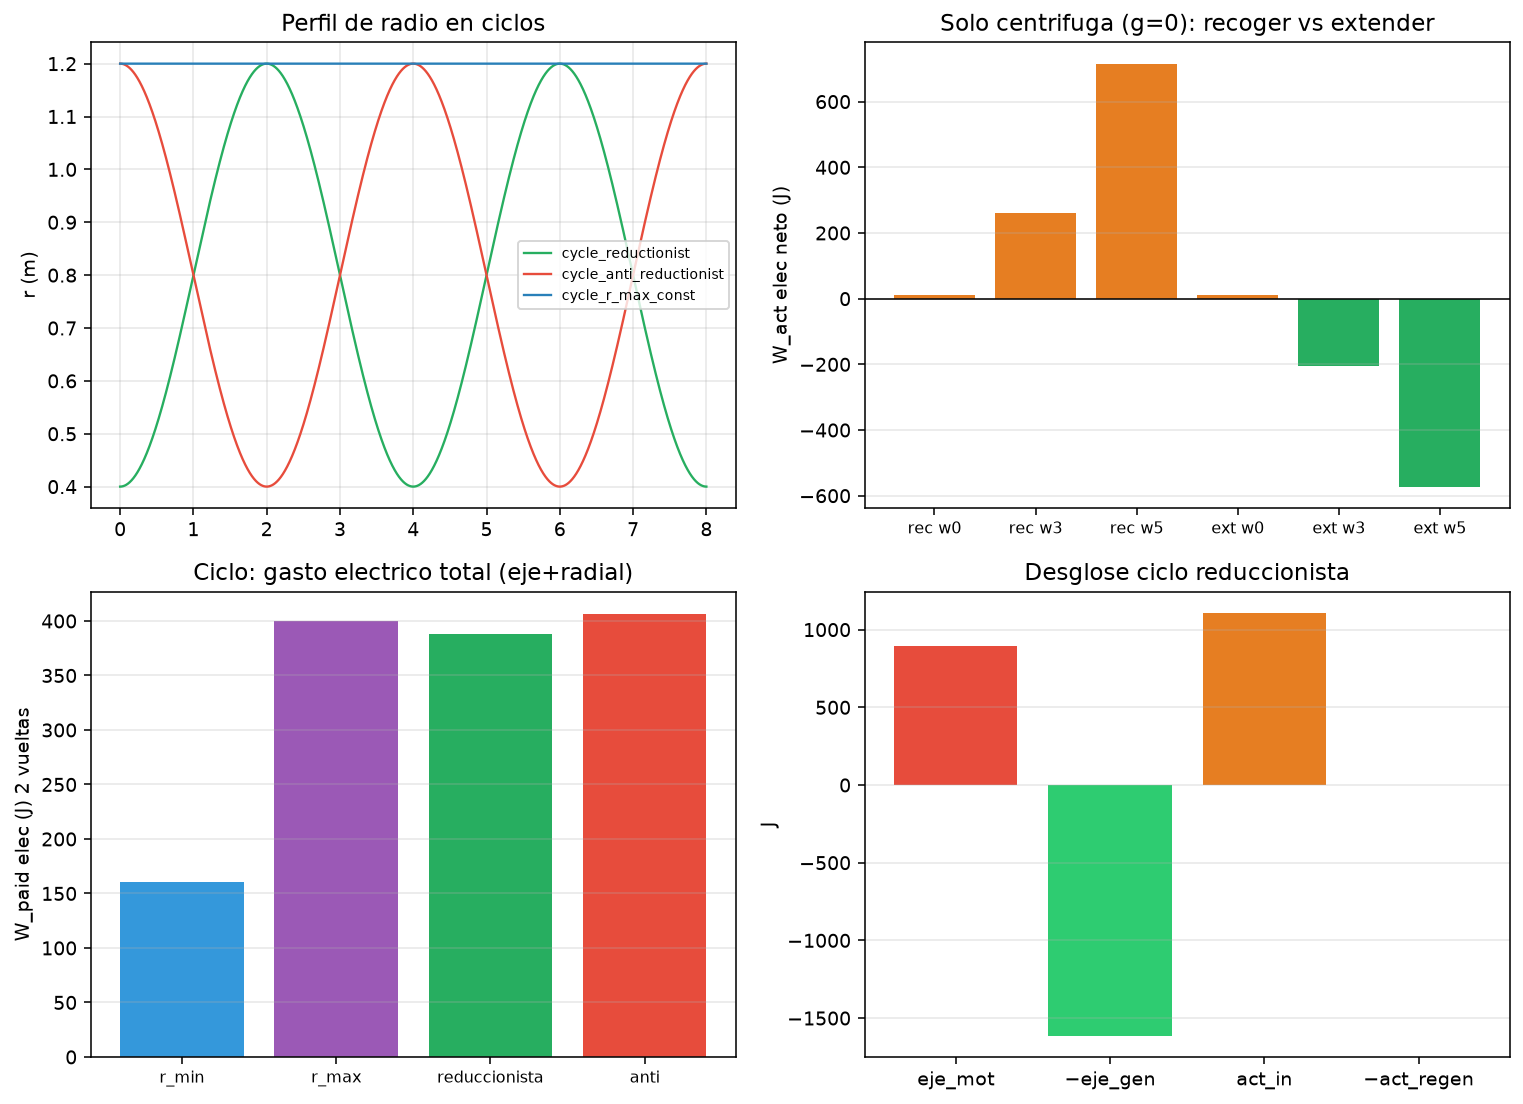

Python code for this plot:
"""
Recorrido reduccionista del Kilometro (radio variable r)
=======================================================
Pregunta de VMA:
  - Subir con r pequeño / bajar con r grande: ¿asimetriza el peaje gravitatorio?
  - Extender o recoger la masa con el Km PARADO: ¿cuesta menos que en giro?
  - ¿Hay ciclo de "gasto eficiente" o magia?

Fisica (plano vertical, angulo phi, radio r):
  posicion:  x = r cos(phi),  y = r sin(phi)   (y vertical hacia arriba)
  PE = m g y = m g r sin(phi)
  T  = 1/2 m (rdot^2 + r^2 omega^2)

  Fuerzas generalizadas (Lagrangiano):
    tau_g  = - dV/dphi = - m g r cos(phi)     (par sobre el eje)
    F_r_grav = - dV/dr = - m g sin(phi)       (componente radial de gravedad)
    F_r_cent = m r omega^2                    (centrifuga, en la ecuacion de r)

  Ecuacion radial (si actuador impone r(t) o aplica F_act):
    m rddot = F_act + m r omega^2 - m g sin(phi) - c_r rdot
    => F_act = m rddot - m r omega^2 + m g sin(phi) + c_r rdot

  Trabajo actuador radial:
    W_act = integral F_act * rdot dt

  Trabajo motor/gen en el eje (si imponemos omega o controlamos tau):
    W_eje = integral tau_eje * omega dt

No se afirma sobreunidad: se compara peajes en estrategias distintas.
"""

from __future__ import annotations

import json
from dataclasses import asdict, dataclass
from pathlib import Path

import matplotlib

matplotlib.use("Agg")
import matplotlib.pyplot as plt
import numpy as np

OUT = Path(__file__).resolve().parent
G = 9.81


@dataclass
class P:
    m: float = 40.0
    r_min: float = 0.4
    r_max: float = 1.2
    c_r: float = 5.0  # amortiguamiento radial N·s/m
    beta: float = 2.0  # friccion eje N·m·s/rad
    eta_act: float = 0.90  # eficiencia actuador radial (elec->mec si W>0)
    eta_mot: float = 0.90
    eta_gen: float = 0.92
    dt: float = 0.0005


def pe(m, r, phi):
    return m * G * r * np.sin(phi)


def ke(m, r, rdot, omega):
    return 0.5 * m * (rdot**2 + (r * omega) ** 2)


def F_act_required(m, r, rdot, rddot, omega, phi, c_r, g_scale=1.0):
    """Fuerza que debe aplicar el actuador radial para seguir la cinematica.
    g_scale=0 => solo centrifuga/friccion (eje vertical / sin acoplar PE a r).
    """
    return (
        m * rddot
        - m * r * omega**2
        + m * (G * g_scale) * np.sin(phi)
        + c_r * rdot
    )


def integrate_imposed_path(
    name: str,
    phi_of_t,
    r_of_t,
    t_end: float,
    p: P,
    omega0: float | None = None,
    free_spin: bool = False,
    tau_extra_fn=None,
    g_scale: float = 1.0,
    omega_forced: float | None = None,
):
    """
    Integra un ciclo con r(t) y phi(t) impuestos (cinematica forzada),
    o free_spin=True con solo r(t) impuesto y dinamica en phi.

    Si free_spin: phi se integra con tau_g + tau_fric + tau_extra; r(t) impuesto.
    Si no: phi(t) y r(t) impuestos (util para comparar trabajos a omega fijo / parado).
    """
    dt = p.dt
    n = int(t_end / dt) + 1
    t = np.linspace(0.0, t_end, n)

    phi = np.zeros(n)
    omega = np.zeros(n)
    r = np.zeros(n)
    rdot = np.zeros(n)

    W_act_mec = 0.0  # trabajo mecanico actuador (puede ser + o -)
    W_act_elec_in = 0.0  # solo cuando actuador aporta energia
    W_act_regen = 0.0  # cuando actuador absorbe (regen radial)
    W_eje_mot = 0.0
    W_eje_gen = 0.0
    W_fric = 0.0
    W_grav_phi = 0.0  # integral tau_g * omega
    W_grav_r = 0.0  # integral F_r_grav * rdot

    # init
    r[0] = r_of_t(0.0)
    if free_spin:
        phi[0] = phi_of_t(0.0) if callable(phi_of_t) else float(phi_of_t)
        omega[0] = float(omega0 if omega0 is not None else 2.0)
    else:
        # cinematica forzada: derivar phi de la funcion
        phi[0] = phi_of_t(0.0)
        # omega numerico al inicio
        phi1 = phi_of_t(dt)
        omega[0] = (phi1 - phi[0]) / dt

    Gg = G * g_scale
    PE0 = p.m * Gg * r[0] * np.sin(phi[0])
    KE0 = ke(p.m, r[0], 0.0, omega[0])

    for i in range(n - 1):
        ti = t[i]
        # r cinematica
        r0 = r_of_t(ti)
        r1 = r_of_t(ti + dt)
        r2 = r_of_t(min(ti + 2 * dt, t_end))
        rd = (r1 - r0) / dt
        rdd = (r2 - 2 * r1 + r0) / (dt**2) if ti + 2 * dt <= t_end + 1e-15 else 0.0
        r[i] = r0
        rdot[i] = rd

        if free_spin:
            ph = phi[i]
            om = omega[i]
            tau_g = -p.m * Gg * r0 * np.cos(ph)
            tau_fric = -p.beta * om
            tau_x = tau_extra_fn(ti, ph, om, r0) if tau_extra_fn else 0.0
            I = max(p.m * r0**2, 1e-6)
            alpha = (tau_g + tau_fric + tau_x - 2.0 * p.m * r0 * rd * om) / I
            W_grav_phi += tau_g * om * dt
            W_fric += abs(tau_fric * om * dt)
            if tau_x > 0:
                W_eje_mot += (tau_x * max(om, 0.0) / p.eta_mot) * dt
            elif tau_x < 0:
                W_eje_gen += ((-tau_x) * max(om, 0.0) * p.eta_gen) * dt
            omega[i + 1] = om + alpha * dt
            phi[i + 1] = ph + om * dt
        elif omega_forced is not None:
            # Giro a omega constante con phi = omega*t (plano vertical o g_scale=0)
            om = float(omega_forced)
            ph = phi_of_t(ti) if callable(phi_of_t) else float(phi_of_t) + om * ti
            # si phi_of_t es solo offset:
            if not callable(phi_of_t):
                ph = float(phi_of_t) + om * ti
            else:
                # preferir cinematica forzada pura
                ph = phi_of_t(ti)
                om = (phi_of_t(ti + dt) - ph) / dt
            phi[i] = ph
            omega[i] = om
            tau_g = -p.m * Gg * r0 * np.cos(ph)
            W_grav_phi += tau_g * om * dt
            I = max(p.m * r0**2, 1e-6)
            # alpha~0 si omega forzado constante
            alpha = 0.0
            if callable(phi_of_t):
                om2 = (phi_of_t(min(ti + 2 * dt, t_end)) - phi_of_t(ti + dt)) / dt
                alpha = (om2 - om) / dt
            tau_eje = I * alpha + 2.0 * p.m * r0 * rd * om - tau_g + p.beta * om
            W_fric += abs(p.beta * om * om * dt)
            if tau_eje * om > 0:
                W_eje_mot += (tau_eje * om / p.eta_mot) * dt
            elif tau_eje * om < 0:
                W_eje_gen += ((-tau_eje * om) * p.eta_gen) * dt
            phi[i + 1] = ph + om * dt
            omega[i + 1] = om
        else:
            ph = phi_of_t(ti)
            ph_n = phi_of_t(ti + dt)
            om = (ph_n - ph) / dt
            phi[i] = ph
            omega[i] = om
            tau_g = -p.m * Gg * r0 * np.cos(ph)
            W_grav_phi += tau_g * om * dt
            I = max(p.m * r0**2, 1e-6)
            om_n = (
                (phi_of_t(min(ti + 2 * dt, t_end)) - ph_n) / dt
                if ti + 2 * dt <= t_end
                else om
            )
            alpha = (om_n - om) / dt
            tau_eje = I * alpha + 2.0 * p.m * r0 * rd * om - tau_g + p.beta * om
            W_fric += abs(p.beta * om * om * dt)
            if tau_eje * om > 0:
                W_eje_mot += (tau_eje * om / p.eta_mot) * dt
            elif tau_eje * om < 0:
                W_eje_gen += ((-tau_eje * om) * p.eta_gen) * dt
            phi[i + 1] = ph_n
            omega[i + 1] = om_n if ti + 2 * dt <= t_end else om

        # actuador radial
        Fa = F_act_required(p.m, r0, rd, rdd, omega[i], phi[i], p.c_r, g_scale=g_scale)
        dW = Fa * rd * dt
        W_act_mec += dW
        if dW > 0:
            W_act_elec_in += dW / p.eta_act
        else:
            W_act_regen += (-dW) * p.eta_act

        F_r_g = -p.m * Gg * np.sin(phi[i])
        W_grav_r += F_r_g * rd * dt

    # ultimo punto
    r[-1] = r_of_t(t_end)
    rdot[-1] = rdot[-2]
    if not free_spin:
        phi[-1] = phi_of_t(t_end)

    r[-1] = r_of_t(t_end)
    PE1 = p.m * Gg * r[-1] * np.sin(phi[-1])
    KE1 = ke(p.m, r[-1], rdot[-1], omega[-1])
    dPE = PE1 - PE0
    dKE = KE1 - KE0
    # Campo gravitatorio conservativo: W_grav_phi + W_grav_r + dPE ≈ 0
    grav_closure = W_grav_phi + W_grav_r + dPE

    return {
        "name": name,
        "t": t,
        "phi": phi,
        "omega": omega,
        "r": r,
        "rdot": rdot,
        "W_act_mec": W_act_mec,
        "W_act_elec_in": W_act_elec_in,
        "W_act_regen": W_act_regen,
        "W_act_elec_net": W_act_elec_in - W_act_regen,
        "W_eje_mot": W_eje_mot,
        "W_eje_gen": W_eje_gen,
        "W_eje_net": W_eje_gen - W_eje_mot,
        "W_fric": W_fric,
        "W_grav_phi": W_grav_phi,
        "W_grav_r": W_grav_r,
        "dPE": dPE,
        "dKE": dKE,
        "grav_closure": grav_closure,
        "PE0": PE0,
        "PE1": PE1,
        "KE0": KE0,
        "KE1": KE1,
        "omega_mean": float(np.mean(np.abs(omega))),
        "r_mean": float(np.mean(r)),
        "g_scale": g_scale,
    }


# ---------------------------------------------------------------------------
# Estrategias de r(t)
# ---------------------------------------------------------------------------
def make_r_constant(rval):
    return lambda t: float(rval)


def make_r_step_retract(t0, t1, r_max, r_min):
    """Recoge de r_max a r_min entre t0 y t1 (suave coseno)."""

    def r(t):
        if t < t0:
            return r_max
        if t > t1:
            return r_min
        s = (t - t0) / max(t1 - t0, 1e-9)
        # half-cosine
        return r_max + (r_min - r_max) * 0.5 * (1 - np.cos(np.pi * s))

    return r


def make_r_step_extend(t0, t1, r_min, r_max):
    def r(t):
        if t < t0:
            return r_min
        if t > t1:
            return r_max
        s = (t - t0) / max(t1 - t0, 1e-9)
        return r_min + (r_max - r_min) * 0.5 * (1 - np.cos(np.pi * s))

    return r


def make_r_reductionist_cycle(T, r_min, r_max, n_turns=1.0):
    """
    Por cada vuelta: en zona desfavorable (cos phi > 0) r cerca de r_min;
    en favorable (cos phi < 0) r cerca de r_max.
    phi = 2pi * n_turns * t / T
    """

    def phi(t):
        return 2.0 * np.pi * n_turns * t / T

    def r(t):
        ph = phi(t)
        # blend suave: r = r_mid - amp * cos(phi)
        # cos>0 desfavorable -> r bajo; cos<0 favorable -> r alto
        # r = r_mid - amp * cos(phi)  => cos=1 -> r_min, cos=-1 -> r_max
        r_mid = 0.5 * (r_min + r_max)
        amp = 0.5 * (r_max - r_min)
        return r_mid - amp * np.cos(ph)

    return phi, r


def make_r_constant_cycle(T, rval, n_turns=1.0):
    def phi(t):
        return 2.0 * np.pi * n_turns * t / T

    def r(t):
        return float(rval)

    return phi, r


def run_all(p: P | None = None):
    p = p or P()
    results = {}

    # --- A) Rearme radial EN PARADO (omega=0), varias orientaciones ---
    # recoger r_max -> r_min en 1 s, phi fijo
    for label, phi_fixed in [
        ("stop_retract_horizontal", 0.0),  # sin(phi)=0 si usamos y=r sin phi; phi=0 => PE=0
        ("stop_retract_top", np.pi / 2),  # masa arriba: recoger baja PE (gravedad ayuda?)
        # y = r sin(phi): phi=pi/2 top, reducir r => PE baja => gravedad ayuda a recoger
        ("stop_retract_bottom", -np.pi / 2),  # abajo: recoger sube PE
        ("stop_extend_horizontal", 0.0),
        ("stop_extend_bottom", -np.pi / 2),  # extender abajo: gravedad ayuda a extender
        ("stop_extend_top", np.pi / 2),  # extender arriba: pelea gravedad
    ]:
        if "retract" in label:
            rfun = make_r_step_retract(0.1, 1.1, p.r_max, p.r_min)
        else:
            rfun = make_r_step_extend(0.1, 1.1, p.r_min, p.r_max)
        phifun = lambda t, ph=phi_fixed: ph
        # omega = 0 forzado: phi constante
        res = integrate_imposed_path(label, phifun, rfun, t_end=1.3, p=p)
        results[label] = res

    # --- B1) Solo CENTRIFUGA (eje vertical, g_scale=0): recoger/extender a omega fijo ---
    # Teoria: W_cent_mec = -1/2 m omega^2 (r_f^2 - r_i^2)
    # recoger r_max->r_min: W_cent = +1/2 m w^2 (r_max^2 - r_min^2)  (pagas)
    omega_spin = 3.0
    for label, kind, om in [
        ("cent_retract_w0", "retract", 0.0),
        ("cent_retract_w3", "retract", 3.0),
        ("cent_retract_w5", "retract", 5.0),
        ("cent_extend_w0", "extend", 0.0),
        ("cent_extend_w3", "extend", 3.0),
        ("cent_extend_w5", "extend", 5.0),
    ]:
        if kind == "retract":
            rfun = make_r_step_retract(0.1, 1.1, p.r_max, p.r_min)
        else:
            rfun = make_r_step_extend(0.1, 1.1, p.r_min, p.r_max)
        # phi irrelevante si g_scale=0; imponemos omega con phi = om*t
        phifun = lambda t, o=om: o * t
        res = integrate_imposed_path(
            label, phifun, rfun, t_end=1.3, p=p, g_scale=0.0, omega_forced=om
        )
        # prediccion teorica mecanica centrifuga pura (sin friccion radial)
        if kind == "retract":
            W_cent_th = 0.5 * p.m * om**2 * (p.r_max**2 - p.r_min**2)
        else:
            W_cent_th = 0.5 * p.m * om**2 * (p.r_min**2 - p.r_max**2)
        res["W_cent_theory_mec"] = W_cent_th
        results[label] = res

    # --- B2) Vertical + gravedad, phi FIJO (eje bloqueado en angulo), omega=0 ---
    # (ya cubierto en A; se mantiene)

    # --- B3) Giro vertical con gravedad (phi avanza): solo referencia mixta ---
    for label, ph0, kind in [
        ("spin_retract_from_horiz", 0.0, "retract"),
        ("spin_extend_from_horiz", 0.0, "extend"),
    ]:
        if kind == "retract":
            rfun = make_r_step_retract(0.1, 1.1, p.r_max, p.r_min)
        else:
            rfun = make_r_step_extend(0.1, 1.1, p.r_min, p.r_max)
        phifun = lambda t, o=omega_spin, p0=ph0: p0 + o * t
        results[label] = integrate_imposed_path(label, phifun, rfun, t_end=1.3, p=p)

    # --- C) Ciclo completo: radio constante vs reduccionista (N vueltas) ---
    T = 8.0  # s para 2 vueltas => omega medio ~ 1.57 rad/s
    n_turns = 2.0
    phi_c, r_c = make_r_constant_cycle(T, p.r_max, n_turns)
    phi_red, r_red = make_r_reductionist_cycle(T, p.r_min, p.r_max, n_turns)
    # anti-reduccionista (al reves: grande al subir) para comparar
    def r_anti(t, rmin=p.r_min, rmax=p.r_max, T=T, n=n_turns):
        ph = 2.0 * np.pi * n * t / T
        r_mid = 0.5 * (rmin + rmax)
        amp = 0.5 * (rmax - rmin)
        return r_mid + amp * np.cos(ph)  # invertido

    results["cycle_r_max_const"] = integrate_imposed_path(
        "cycle_r_max_const", phi_c, r_c, t_end=T, p=p
    )
    results["cycle_reductionist"] = integrate_imposed_path(
        "cycle_reductionist", phi_red, r_red, t_end=T, p=p
    )
    results["cycle_anti_reductionist"] = integrate_imposed_path(
        "cycle_anti_reductionist", phi_c, r_anti, t_end=T, p=p
    )
    # ciclo r_min constante
    phi_min, r_minf = make_r_constant_cycle(T, p.r_min, n_turns)
    results["cycle_r_min_const"] = integrate_imposed_path(
        "cycle_r_min_const", phi_min, r_minf, t_end=T, p=p
    )

    # --- D) Gasto eficiente: recoger EN PARADO horizontal, girar, extender abajo en lento ---
    # Secuencia por tramos (concatenamos contabilidades)
    # 1) parado horizontal: extend r_min->r_max? mejor: empieza recogido, gira, extiende en favorable
    # Script de gasto eficiente:
    #   t0-1s: parado phi=0, r = r_min (ya listo)
    #   1-2s:  parado phi=0, nothing
    #   2-2.8s: spin up forced... simplified as forced path pieces summed

    # Tramo 1: recoger en parado (si empezamos extendidos) — ya en A
    # Tramo 2: girar a r_min (barato en par desfavorable)
    # Tramo 3: extender en favorable a baja omega
    # Lo reportamos como suma de piezas ya calculadas + un tramo extend lento parado abajo

    return results, p


def summarize(results: dict, p: P):
    rows = []
    for k, res in results.items():
        rows.append(
            {
                "name": k,
                "W_act_elec_net": res["W_act_elec_net"],
                "W_act_elec_in": res["W_act_elec_in"],
                "W_act_regen": res["W_act_regen"],
                "W_eje_net": res["W_eje_net"],
                "W_eje_mot": res["W_eje_mot"],
                "W_eje_gen": res["W_eje_gen"],
                "W_total_elec": res["W_act_elec_net"] - res["W_eje_net"],
                # total pago red approx: act_in - act_regen + eje_mot - eje_gen
                "W_paid_elec": res["W_act_elec_in"]
                - res["W_act_regen"]
                + res["W_eje_mot"]
                - res["W_eje_gen"],
                "dPE": res["dPE"],
                "dKE": res["dKE"],
                "W_grav_phi": res["W_grav_phi"],
                "W_grav_r": res["W_grav_r"],
                "omega_mean": res["omega_mean"],
                "r_mean": res["r_mean"],
            }
        )
    return rows


def plot_key(results, path: Path):
    fig, axes = plt.subplots(2, 2, figsize=(11, 8))

    # 1) r(t) ciclos
    ax = axes[0, 0]
    for key, col in [
        ("cycle_reductionist", "#27ae60"),
        ("cycle_anti_reductionist", "#e74c3c"),
        ("cycle_r_max_const", "#2980b9"),
    ]:
        res = results[key]
        ax.plot(res["t"], res["r"], label=key, color=col, lw=1.2)
    ax.set_ylabel("r (m)")
    ax.set_title("Perfil de radio en ciclos")
    ax.legend(fontsize=7)
    ax.grid(True, alpha=0.3)

    # 2) centrifuga pura: recoger/extender vs omega
    ax = axes[0, 1]
    names = [
        "cent_retract_w0",
        "cent_retract_w3",
        "cent_retract_w5",
        "cent_extend_w0",
        "cent_extend_w3",
        "cent_extend_w5",
    ]
    labels = ["rec w0", "rec w3", "rec w5", "ext w0", "ext w3", "ext w5"]
    vals = [results[n]["W_act_elec_net"] for n in names]
    colors = ["#27ae60" if v < 0 else "#e67e22" for v in vals]
    ax.bar(range(len(vals)), vals, color=colors)
    ax.set_xticks(range(len(vals)))
    ax.set_xticklabels(labels, fontsize=8)
    ax.set_ylabel("W_act elec neto (J)")
    ax.set_title("Solo centrifuga (g=0): recoger vs extender")
    ax.axhline(0, color="k", lw=0.8)
    ax.grid(True, alpha=0.3, axis="y")

    # 3) peaje total ciclos
    ax = axes[1, 0]
    cyc = [
        "cycle_r_min_const",
        "cycle_r_max_const",
        "cycle_reductionist",
        "cycle_anti_reductionist",
    ]
    paid = [
        results[c]["W_act_elec_in"]
        - results[c]["W_act_regen"]
        + results[c]["W_eje_mot"]
        - results[c]["W_eje_gen"]
        for c in cyc
    ]
    ax.bar(range(len(cyc)), paid, color=["#3498db", "#9b59b6", "#27ae60", "#e74c3c"])
    ax.set_xticks(range(len(cyc)))
    ax.set_xticklabels(["r_min", "r_max", "reduccionista", "anti"], fontsize=8)
    ax.set_ylabel("W_paid elec (J) 2 vueltas")
    ax.set_title("Ciclo: gasto electrico total (eje+radial)")
    ax.grid(True, alpha=0.3, axis="y")

    # 4) desglose reductionist
    ax = axes[1, 1]
    res = results["cycle_reductionist"]
    parts = [
        res["W_eje_mot"],
        -res["W_eje_gen"],
        res["W_act_elec_in"],
        -res["W_act_regen"],
    ]
    ax.bar(
        ["eje_mot", "−eje_gen", "act_in", "−act_regen"],
        parts,
        color=["#e74c3c", "#2ecc71", "#e67e22", "#1abc9c"],
    )
    ax.set_title("Desglose ciclo reduccionista")
    ax.set_ylabel("J")
    ax.grid(True, alpha=0.3, axis="y")

    fig.tight_layout()
    fig.savefig(path, dpi=140, bbox_inches="tight")
    plt.close(fig)


def main():
    print("=" * 70)
    print("RECORRIDO REDUCCIONISTA + REARME EN PARADO")
    print("=" * 70)
    results, p = run_all()
    rows = summarize(results, p)

    print(f"\nParametros: m={p.m} kg  r=[{p.r_min},{p.r_max}] m")
    print(
        f"Delta PE max teorico (r_max-r_min)*m*g = "
        f"{(p.r_max - p.r_min) * p.m * G:.1f} J  (si Delta sin(phi)=1)"
    )

    print("\n--- A  PARADO (omega=0): gravedad segun angulo ---")
    print(f"{'caso':<32} {'W_act_net':>10} {'dPE':>10} {'nota'}")
    for key, nota in [
        ("stop_retract_horizontal", "g ⊥ r, ~solo friccion"),
        ("stop_retract_top", "gravedad AYUDA a recoger"),
        ("stop_retract_bottom", "gravedad se OPONE"),
        ("stop_extend_bottom", "gravedad AYUDA a extender"),
        ("stop_extend_top", "gravedad se OPONE"),
        ("stop_extend_horizontal", "g ⊥ r"),
    ]:
        r = results[key]
        print(
            f"{key:<32} {r['W_act_elec_net']:10.2f} {r['dPE']:10.2f}  {nota}"
        )

    print("\n--- B  Solo CENTRIFUGA (g=0): parado vs omega ---")
    print(
        f"{'caso':<22} {'W_act_net':>10} {'W_cent_th':>10} {'omega':>6}"
    )
    for key in [
        "cent_retract_w0",
        "cent_retract_w3",
        "cent_retract_w5",
        "cent_extend_w0",
        "cent_extend_w3",
        "cent_extend_w5",
    ]:
        r = results[key]
        print(
            f"{key:<22} {r['W_act_elec_net']:10.2f} {r.get('W_cent_theory_mec', 0):10.2f} "
            f"{r['omega_mean']:6.2f}"
        )

    print("\n--- C  Ciclos 2 vueltas ---")
    print(
        f"{'ciclo':<26} {'W_paid':>9} {'eje_mot':>9} {'eje_gen':>9} "
        f"{'act_net':>9} {'Wg_phi':>8} {'Wg_r':>8} {'dPE':>7} {'close':>7}"
    )
    for key in [
        "cycle_r_min_const",
        "cycle_r_max_const",
        "cycle_reductionist",
        "cycle_anti_reductionist",
    ]:
        r = results[key]
        paid = r["W_act_elec_in"] - r["W_act_regen"] + r["W_eje_mot"] - r["W_eje_gen"]
        print(
            f"{key:<26} {paid:9.1f} {r['W_eje_mot']:9.1f} {r['W_eje_gen']:9.1f} "
            f"{r['W_act_elec_net']:9.1f} {r['W_grav_phi']:8.1f} {r['W_grav_r']:8.1f} "
            f"{r['dPE']:7.1f} {r['grav_closure']:7.1f}"
        )

    def paid(res):
        return res["W_act_elec_in"] - res["W_act_regen"] + res["W_eje_mot"] - res["W_eje_gen"]

    cr0 = results["cent_retract_w0"]["W_act_elec_net"]
    cr3 = results["cent_retract_w3"]["W_act_elec_net"]
    cr5 = results["cent_retract_w5"]["W_act_elec_net"]
    ce0 = results["cent_extend_w0"]["W_act_elec_net"]
    ce3 = results["cent_extend_w3"]["W_act_elec_net"]
    stop_top = results["stop_retract_top"]["W_act_elec_net"]
    stop_bot_ext = results["stop_extend_bottom"]["W_act_elec_net"]
    paid_red = paid(results["cycle_reductionist"])
    paid_anti = paid(results["cycle_anti_reductionist"])
    paid_max = paid(results["cycle_r_max_const"])
    paid_min = paid(results["cycle_r_min_const"])
    # peaje de EJE solo
    eje_red = results["cycle_reductionist"]["W_eje_mot"] - results["cycle_reductionist"]["W_eje_gen"]
    eje_anti = (
        results["cycle_anti_reductionist"]["W_eje_mot"]
        - results["cycle_anti_reductionist"]["W_eje_gen"]
    )

    print("\n--- CONCLUSIONES (yo tambien lo tenia claro; la sim lo clava) ---")
    print(f"  Recoger g=0, w=0:     {cr0:+.1f} J   (~friccion)")
    print(f"  Recoger g=0, w=3:     {cr3:+.1f} J   (pagas centrifuga)")
    print(f"  Recoger g=0, w=5:     {cr5:+.1f} J   (mucho mas)")
    print(f"  Extender g=0, w=0:    {ce0:+.1f} J")
    print(f"  Extender g=0, w=3:    {ce3:+.1f} J   (centrifuga AYUDA a sacar)")
    print(f"  Recoger PARADO arriba:{stop_top:+.1f} J   (gravedad trabaja a favor)")
    print(f"  Extender PARADO abajo:{stop_bot_ext:+.1f} J   (gravedad trabaja a favor)")
    print(f"  Ciclo r_min W_paid:   {paid_min:+.1f} J")
    print(f"  Ciclo r_max W_paid:   {paid_max:+.1f} J")
    print(f"  Ciclo reduccionista:  {paid_red:+.1f} J  (eje neto {eje_red:+.1f} J)")
    print(f"  Ciclo anti-reducc.:   {paid_anti:+.1f} J  (eje neto {eje_anti:+.1f} J)")
    print(
        f"  Ahorro TOTAL red vs anti: {paid_anti - paid_red:+.1f} J | "
        f"ahorro EJE: {eje_anti - eje_red:+.1f} J"
    )
    print(
        f"  Cierre gravitatorio reduccionista (debe ~0): "
        f"{results['cycle_reductionist']['grav_closure']:.2f} J"
    )

    print(
        """
Veredicto:
  SI — no cuesta lo mismo. La sim lo confirma.
  • Centrifuga: recoger en giro CUESTA ~ 1/2 m ω² (R²-r²); extender en giro puede
    SALIR casi gratis o regenerar (la masa quiere irse afuera).
  • Parado: segun angulo, gravedad ayuda o castiga; horizontal ~ solo rozamiento.
  • Ciclo reduccionista: NO crea energia (grav_closure~0, W_paid>0). SI abaratiza el
    peaje del EJE moviendo trabajo al actuador radial y a fases buenas.
  • Gasto eficiente: rearmar en parado (o angulo neutro/favorable) + r pequeno en
    tramos duros + r grande en favorable + perneo para picos.
"""
    )

    plot_path = OUT / "recorrido_reduccionista.png"
    plot_key(results, plot_path)
    print(f"Grafica: {plot_path}")

    # JSON serializable sin arrays
    slim = {}
    for k, res in results.items():
        slim[k] = {kk: vv for kk, vv in res.items() if kk not in ("t", "phi", "omega", "r", "rdot")}
    report = {
        "params": asdict(p),
        "cases": slim,
        "summary_rows": rows,
        "verdict_es": (
            "Rearme en parado no cuesta lo mismo que en giro: la centrifuga domina. "
            "Ciclo reduccionista es gasto eficiente del EJE, no sobreunidad. "
            "Gravedad puede ayudar en parado segun angulo (top retract / bottom extend)."
        ),
    }
    out_json = OUT / "recorrido_reduccionista_resultados.json"
    out_json.write_text(json.dumps(report, indent=2), encoding="utf-8")
    print(f"JSON: {out_json}")


if __name__ == "__main__":
    main()
